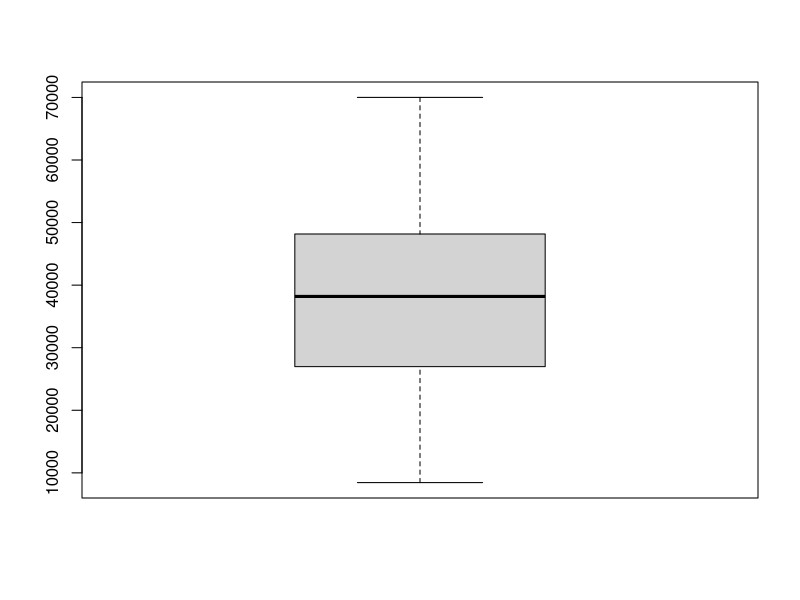
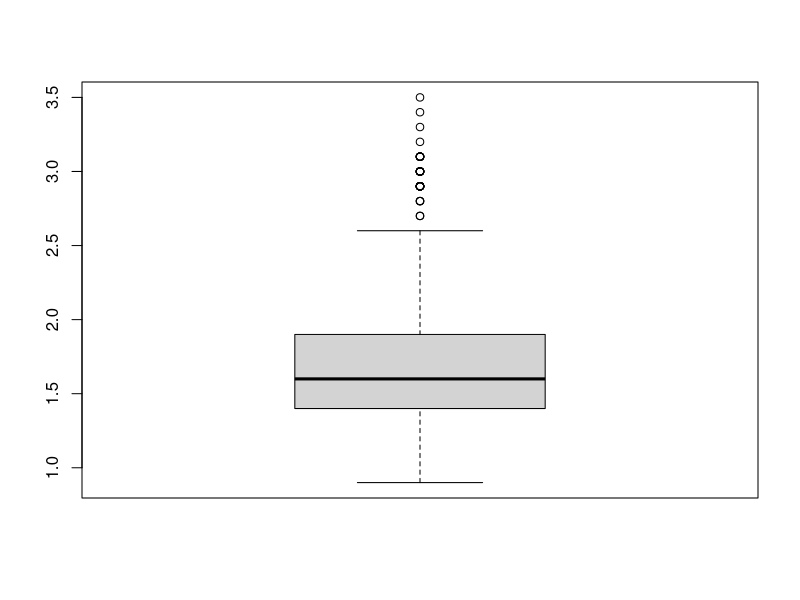
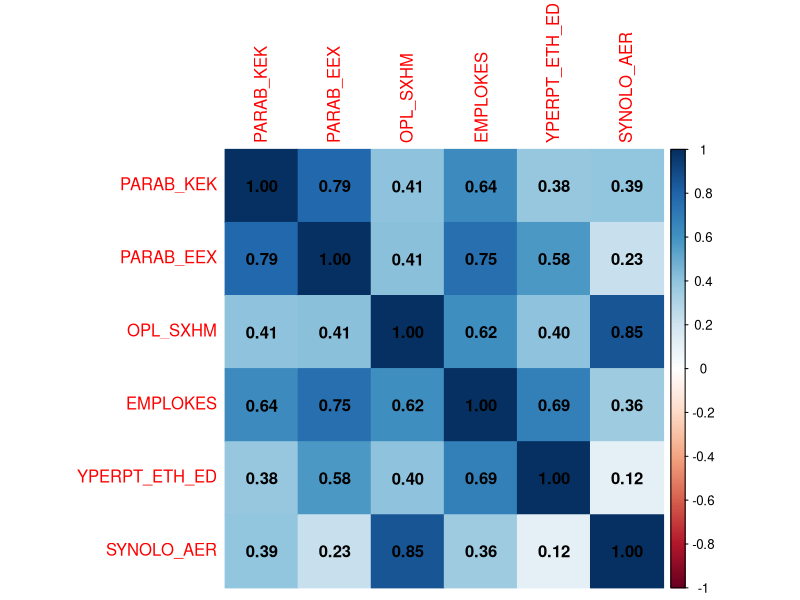
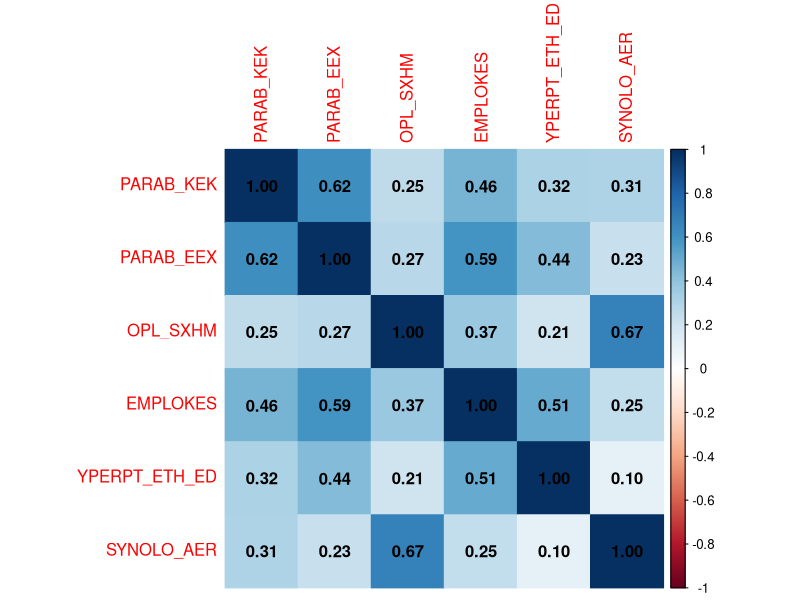
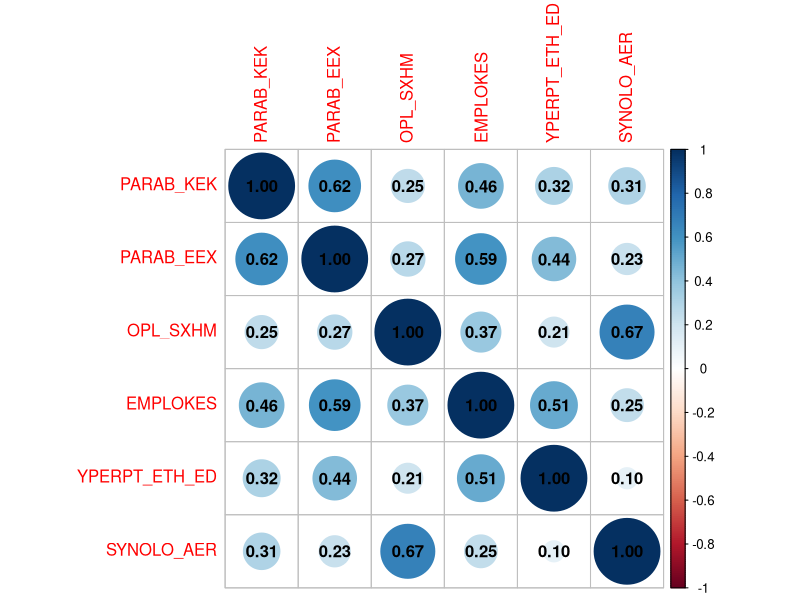

These figures' R source, in order:
## ---- chunk 1
knitr::opts_chunk$set(echo = TRUE)
library(kableExtra)
## ---- chunk 2
rm(list = ls())
## ---- chunk 3
FertilityRate <- read.csv("FertilityRate.csv")
knitr::kable(FertilityRate) %>%
  kable_styling("striped", full_width = F) %>%
  scroll_box(width = "100%", height = "200px")
## ---- chunk 4
MesosMisthos <- read.csv("MesosMisthos.csv")
knitr::kable(MesosMisthos) %>%
  kable_styling("striped", full_width = F) %>%
  scroll_box(width = "100%", height = "200px")
## ---- chunk 5
EisodNeoi <- merge(x=MesosMisthos,y=FertilityRate,by=c("LOCATION","TIME"))
## ---- chunk 6
knitr::kable(EisodNeoi) %>%
  kable_styling("striped", full_width = F) %>%
  scroll_box(width = "100%", height = "200px")
## ---- chunk 7
eisodima <- EisodNeoi$Value.x
neoi <- EisodNeoi$Value.y
## ---- chunk 8
cor(eisodima,neoi)
## ---- chunk 9
boxplot(eisodima)
boxplot(neoi)
## ---- chunk 10
mean(neoi)+3*sd(neoi)
## ---- chunk 11
FertilityRate2 <- FertilityRate[FertilityRate$Value<mean(neoi)+3*sd(neoi),]
## ---- chunk 12
EisodNeoi2 <- merge(x=MesosMisthos,y=FertilityRate2,by=c("LOCATION","TIME"))
eisodima2 <- EisodNeoi2$Value.x
neoi2 <- EisodNeoi2$Value.y
## ---- chunk 13
cor(eisodima2,neoi2)
## ---- chunk 14
rm(list = ls())
## ---- chunk 15
DiamesoEisodhma <- read.csv("DiamesoEisodhma.csv")
knitr::kable(DiamesoEisodhma) %>%
  kable_styling("striped", full_width = F) %>%
  scroll_box(width = "max-content", height = "200px")
## ---- chunk 16
PosostoAtheoi <- read.csv("PosostoAtheoi.csv")
knitr::kable(PosostoAtheoi) %>%
  kable_styling("striped", full_width = F) %>%
  scroll_box(width = "max-content", height = "200px")
## ---- chunk 17
AtheoiEisod <- merge(x=PosostoAtheoi,y=DiamesoEisodhma,by="country")
## ---- chunk 18
knitr::kable(AtheoiEisod) %>%
  kable_styling("striped", full_width = F) %>%
  scroll_box(width = "100%", height = "200px")
## ---- chunk 19
Atheoi <- AtheoiEisod$atheistRate
EisoNoikokyrioy <- AtheoiEisod$medianHouseholdIncome
## ---- chunk 20
cor(Atheoi, EisoNoikokyrioy)
## ---- chunk 21
cor(Atheoi, EisoNoikokyrioy, method = "spearman")
## ---- chunk 22
cor(Atheoi, EisoNoikokyrioy, method = "kendall")
## ---- chunk 23
rm(list = ls())
## ---- chunk 24
if(!require(readxl)){
    install.packages("readxl")
    library(readxl)
}
enaerParab <- readxl::read_excel("enaerParab.xlsx")
knitr::kable(enaerParab) %>%
  kable_styling("striped", full_width = F) %>%
  scroll_box(width = "100%", height = "200px")
## ---- chunk 25
if(!require(dplyr)){
    install.packages("dplyr")
    library(dplyr)
}
if(!require(corrplot)){
    install.packages("corrplot")
    library(corrplot)
}
## ---- chunk 26
pinakas_sysxetisis <- function(dedomena, methodos = "pearson", morfi = "color") {
  dedomenaNA <- dedomena %>% select_if(~ !any(is.na(.)))
  dedomenaCor <- cor(dedomenaNA, method = methodos)
  dedomenaCor <- as.matrix(dedomenaCor)
  corrplot(dedomenaCor, method=morfi, addCoef.col = 'black')
}
## ---- chunk 27
pinakas_sysxetisis(enaerParab[,3:8])
## ---- chunk 28
pinakas_sysxetisis(enaerParab[,3:8], "kendall")
## ---- chunk 29
pinakas_sysxetisis(enaerParab[,3:8], "kendall", "circle")
